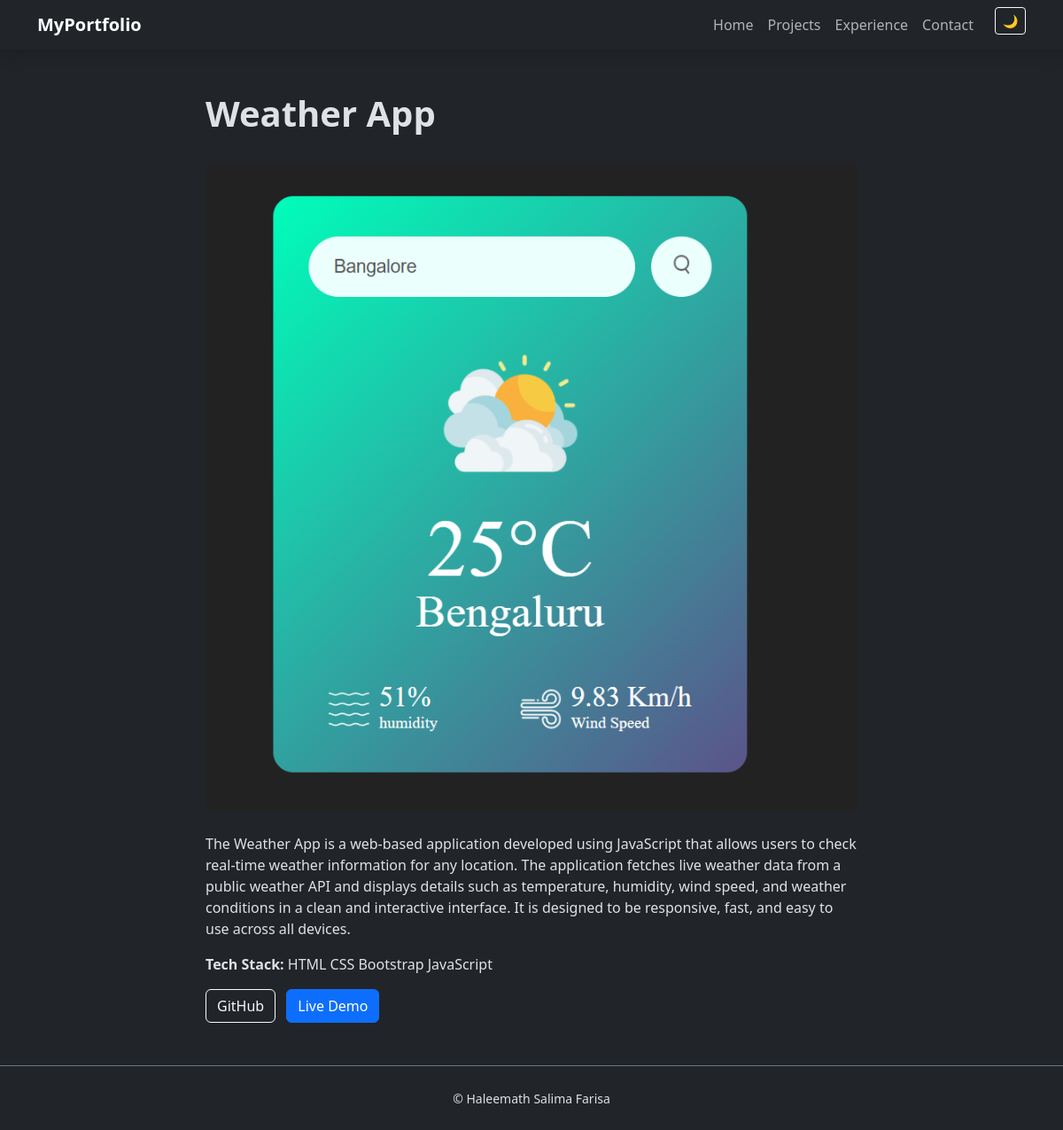
/projects/3/, run on the app's committed database.
### projectapp/models.py (models this page shows, shortened)
class Project(models.Model):
    title = models.CharField(max_length=200)
    description = models.TextField()
    tech_stack = models.CharField(max_length=200)
    github_url = models.URLField(blank=True)
    live_url = models.URLField(blank=True)
    image = models.ImageField(upload_to="projects/")
    created_at = models.DateField()

### projectapp/views.py (the view)
# urls.py: path("projects/<int:pk>/", project_detail, name="project_detail"),
def project_detail(request, pk):
    project = get_object_or_404(Project, pk=pk)
    return render(request, "project_detail.html", {"project": project})

### templates/project_detail.html (shortened to what this page needs)
{% extends "base.html" %}
{% block content %}
<div class="row">
    <div class="col-md-8 mx-auto">
        <h1 class="fw-bold">{{ project.title }}</h1>
        <img src="{{ project.image.url }}" class="img-fluid rounded my-4">
        <p>{{ project.description }}</p>
        <p><strong>Tech Stack:</strong> {{ project.tech_stack }}</p>
        <div class="mt-3">
            {% if project.github_url %}
                <a href="{{ project.github_url }}" class="btn btn-outline-light me-2" target="_blank">GitHub</a>
            {% endif %}
            {% if project.live_url %}
                <a href="{{ project.live_url }}" class="btn btn-primary" target="_blank">Live Demo</a>
            {% endif %}
        </div>
    </div>
</div>
{% endblock %}

### static/css/style.css (style rules this page uses)
body { background-color: var(--bs-body-bg); color: var(--bs-body-color); transition: background-color 0.3s ease, color 0.3s ease; }

### data on the page
Project: title "Weather App", image (picture), description "The Weather App is a web-based application developed using JavaScript that allows users to check real-time weather information for any location. The application fetches live weather data from a public weather API and displays details such as temperature, humidity, wind speed, and weather conditions in a clean and interactive interface. It is designed to be responsive, fast, and easy to use across all devices.", tech_stack "HTML CSS Bootstrap JavaScript"
